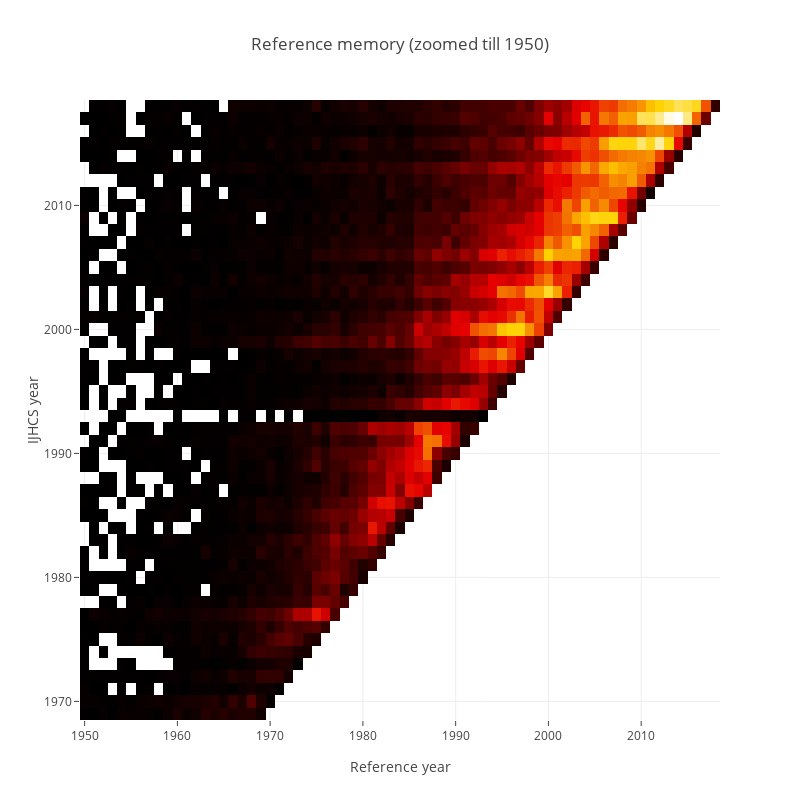

The code cell stored with this chart in its notebook:
### Code cell
LOOKBACK = 1950

heatmap_df = reference_memory[reference_memory.year_ref >= LOOKBACK] \
            .pivot(index='year_ijhcs', columns='year_ref', values='paperid')

trace0 = go.Heatmap(z=heatmap_df.values.tolist(),
                   x=heatmap_df.columns,
                   y=heatmap_df.index,
                   colorscale='Hot',
                   showscale=False)

layout = dict(title='Reference memory (zoomed till %s)' % LOOKBACK,
              width=800, height=800,
              xaxis=dict(title='Reference year'),
              yaxis=dict(title='IJHCS year'))

fig = go.Figure(data=[trace0], layout=layout)
plotly.offline.iplot(fig)
pio.write_image(fig, 'reports/images/ijhcs_reference_memory_%s.png' % LOOKBACK)

### Figure 1 — Plotly figure (JSON) as saved in the notebook; plotly's stock layout.template omitted (floating-point values rounded to 4 significant figures; data arrays with more than 128 entries replaced by an {"elided": "..."} marker saying what was removed)
{"data": [{"colorscale": "Hot", "showscale": false, "type": "heatmap", "uid": "9349db8a-2263-48d5-b055-c55629f5dec5", "x": [1950, 1951, 1952, 1953, 1954, 1955, 1956, 1957, 1958, 1959, 1960, 1961, 1962, 1963, 1964, 1965, 1966, 1967, 1968, 1969, 1970, 1971, 1972, 1973, 1974, 1975, 1976, 1977, 1978, 1979, 1980, 1981, 1982, 1983, 1984, 1985, 1986, 1987, 1988, 1989, 1990, 1991, 1992, 1993, 1994, 1995, 1996, 1997, 1998, 1999, 2000, 2001, 2002, 2003, 2004, 2005, 2006, 2007, 2008, 2009, 2010, 2011, 2012, 2013, 2014, 2015, 2016, 2017, 2018], "y": [1969, 1970, 1971, 1972, 1973, 1974, 1975, 1976, 1977, 1978, 1979, 1980, 1981, 1982, 1983, 1984, 1985, 1986, 1987, 1988, 1989, 1990, 1991, 1992, 1993, 1994, 1995, 1996, 1997, 1998, 1999, 2000, 2001, 2002, 2003, 2004, 2005, 2006, 2007, 2008, 2009, 2010, 2011, 2012, 2013, 2014, 2015, 2016, 2017, 2018], "z": {"elided": "50x69 int values"}}], "layout": {"height": 800, "title": "Reference memory (zoomed till 1950)", "width": 800, "xaxis": {"title": "Reference year"}, "yaxis": {"title": "IJHCS year"}}}
